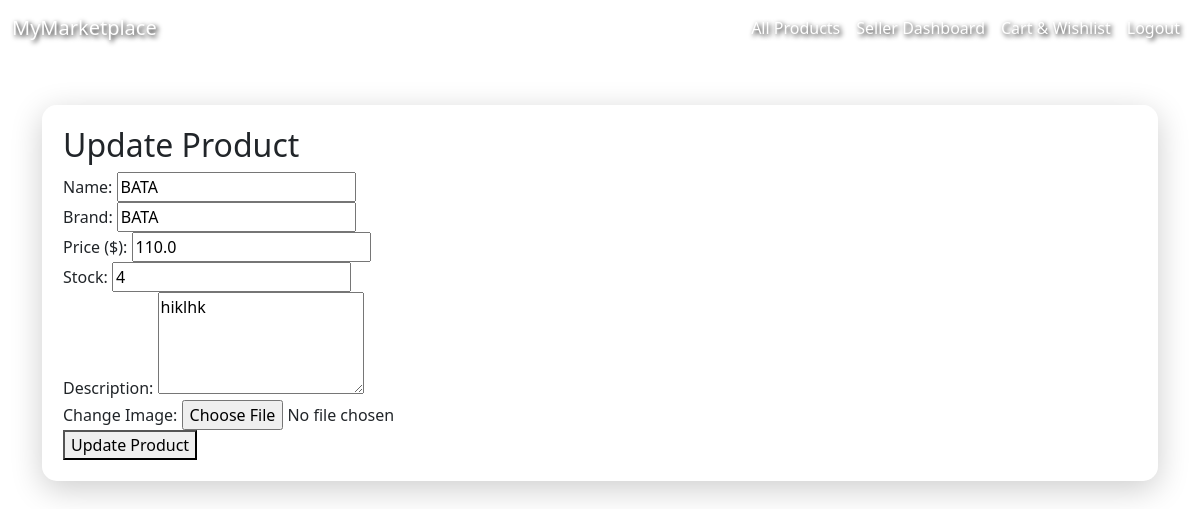
The page /product/3/update (signed in) on the database its author committed.
### models.py (models this page shows, shortened)
class Product(db.Model):
    id = db.Column(db.Integer, primary_key=True)
    name = db.Column(db.String(100), nullable=False)
    description = db.Column(db.Text, nullable=False)
    price = db.Column(db.Float, nullable=False)
    size = db.Column(db.String(50), nullable=False)
    category = db.Column(db.String(50), nullable=False)
    brand = db.Column(db.String(50), nullable=False)
    upload_time = db.Column(db.DateTime)
    status = db.Column(db.String(20), default="pending")  # 'pending', 'approved', 'rejected'
    owner_id = db.Column(db.Integer, db.ForeignKey('user.id'), nullable=False)  # The seller
    warehouse_status = db.Column(db.String(20), default="not_stored")  # 'stored', 'not_stored'
    review_count = db.Column(db.Integer, default=0)
    total_rating = db.Column(db.Float, default=0.0)  # Total rating sum
    stock = db.Column(db.Integer, default=0)  # Number of products available to the buyer
    original_price = db.Column(db.Float, nullable=False)
    is_auctioned = db.Column(db.Boolean, default=False)
    upload_time = db.Column(db.DateTime)
    image_url = db.Column(db.String(200), nullable=True)
    owner = db.relationship('User', backref=db.backref('products', lazy=True))
    reviews = db.relationship('Review', backref='product', lazy=True)

### app.py (the view, shortened to what this page needs)
@app.route('/product/<int:product_id>/update', methods=['GET', 'POST'])
@login_required
def update_product(product_id):
    product = Product.query.get_or_404(product_id)
    if current_user.id != product.owner_id:
        flash('Unauthorized access', 'danger')
        return redirect(url_for('product_detail', product_id=product.id))
    return render_template('update_product.html', product=product)

### app.py (called while the page is built)
@login_manager.user_loader
def load_user(user_id):
    return User.query.get(int(user_id))

### models.py (called while the page is built)
    @property
    def is_active(self):
        return self.account_status == 'active'

### templates/update_product.html (shortened to what this page needs)
{% extends 'base.html' %}
{% block content %}
  <div class="update-wrapper">
    <div class="update-form-container">
      <h2>Update Product</h2>
      <form method="POST" enctype="multipart/form-data">
        <div class="form-group">
          <label>Name:</label>
          <input type="text" name="name" value="{{ product.name }}" required>
        </div>
        <div class="form-group">
          <label>Brand:</label>
          <input type="text" name="brand" value="{{ product.brand }}" required>
        </div>
        <div class="form-group">
          <label>Price ($):</label>
          <input type="number" name="price" step="0.01" value="{{ product.price }}" required>
        </div>
        <div class="form-group">
          <label>Stock:</label>
          <input type="number" name="stock" value="{{ product.stock }}" required>
        </div>
        <div class="form-group">
          <label>Description:</label>
          <textarea name="description" rows="4">{{ product.description }}</textarea>
        </div>
        <div class="form-group">
          <label>Change Image:</label>
          <input type="file" name="image" accept="image/*">
        </div>
        <button type="submit">Update Product</button>
      </form>
    </div>
  </div>
{% endblock %}

### rows shown on the page
Product: name "BATA", brand "BATA", price "110.0", stock "4", description "hiklhk"
